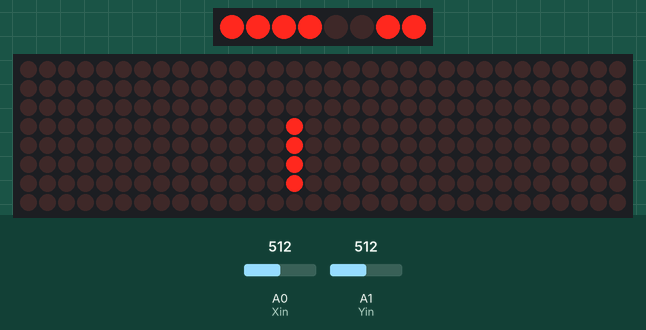
Bench run of a sketch on a simulated Arduino Uno, built with avr-gcc and run on an emulated ATmega328P. Shown: 8 port-expander outputs drawn as a row of LEDs (first output left, lit = HIGH), 32×8 LED matrix. Wiring (inferred from the names in the program): PCF8574 port expander at I2C address 0x3E. Wiring (inferred from the signals the program sends): row of LEDs: on Q0, Q1, Q2, Q3, Q4, Q5, Q6, Q7. The inputs (shaded band) are chosen by the test bench; at power-on: A0 (Xin) = 512, A1 (Yin) = 512. Random numbers use the default seed unless the sketch sets one.

Above: at 4.4 s.
4.5 s: A0 (Xin) set to 534
7.5 s: A0 (Xin) set to 562
At 8.3 s:
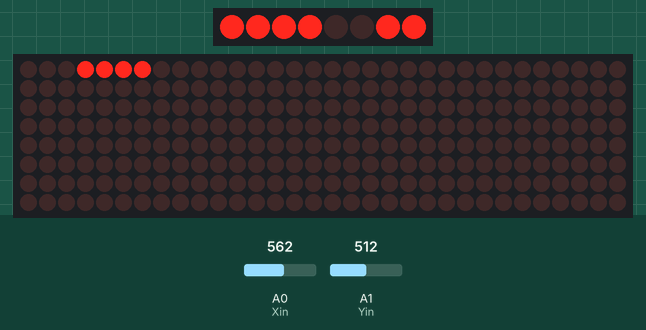
9.0 s: A1 (Yin) set to 560
At 9.51 s:
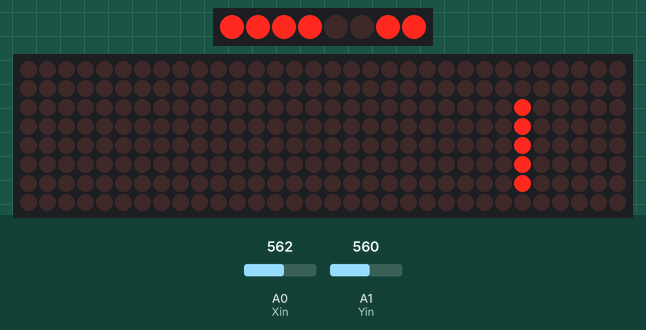
10.5 s: A1 (Yin) set to 540
At 10.78 s:
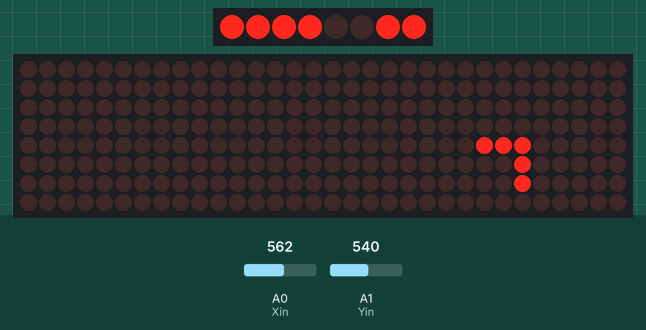
12.0 s: A1 (Yin) set to 440
At 12.86 s:
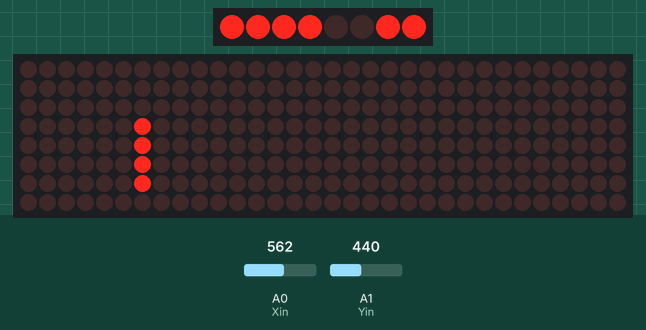
13.6 s: A1 (Yin) set to 461
At 14.2 s:
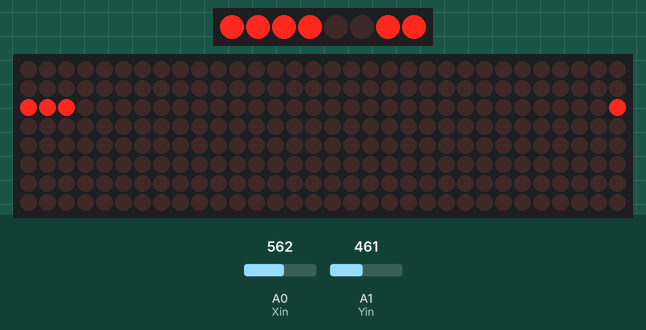
Timing chart, 0 to 16.6 s (numbered marks = the images above; inputs shaded):
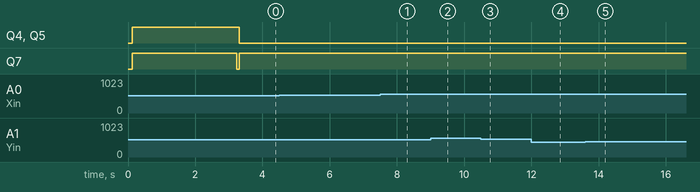

The sketch:

snake.ino
```cpp
//LIBRERÍAS-----------------------------------------------------------------------
#include <MD_MAX72xx.h>
#include <SPI.h>
#include <Wire.h>

//CONSTANTES----------------------------------------------------------------------
//LCD-------------------------------
#define LCD_I2C_ADDR        0x3E

#define LCD_MODE_COMMAND    0x00
#define LCD_MODE_DATA       0x40

#define LCD_CLEARDISPLAY    0x01
#define LCD_RETURNHOME      0x02
#define LCD_ENTRYMODESET    0x04
#define LCD_DISPLAYCONTROL  0x08
#define LCD_CURSORSHIFT     0x10
#define LCD_FUNCTIONSET     0x20
#define LCD_SETCGRAMADDR    0x40
#define LCD_SETDDRAMADDR    0x80

#define LCD_8BITMODE        0x10
#define LCD_4BITMODE        0x00
#define LCD_2LINE           0x08
#define LCD_1LINE           0x00
#define LCD_5x10DOTS        0x04
#define LCD_5x8DOTS         0x00

#define LCD_DISPLAYON       0x04
#define LCD_DISPLAYOFF      0x00
#define LCD_CURSORON        0x02
#define LCD_CURSOROFF       0x00
#define LCD_BLINKON         0x01
#define LCD_BLINKOFF        0x00

#define LCD_ENTRYRIGHT      0x00
#define LCD_ENTRYLEFT       0x02
#define LCD_ENTRYSHIFTINC   0x01
#define LCD_ENTRYSHIFTDEC   0x00

//Pines-------------------------------
#define CLK_PIN   13  // or SCK
#define DATA_PIN  11  // or MOSI
#define CS_PIN    10  // or SS

const int Xin= A0; // X Input Pin -- pin analógico 0
const int Yin = A1; // Y Input Pin -- pin analógico 1

//Matriz de LEDs----------------------
#define HARDWARE_TYPE MD_MAX72XX::FC16_HW
#define MAX_DEVICES 4 //nº de matrices de led
MD_MAX72XX mx = MD_MAX72XX(HARDWARE_TYPE, DATA_PIN, CLK_PIN, CS_PIN, MAX_DEVICES);

//Scrolling parameters----------------
#define CHAR_SPACING  1 // pixels between characters
bool termina=false;

//Global message buffers shared by Serial and Scrolling functions
#define BUF_SIZE  75
uint8_t mensaje[BUF_SIZE] = { "SNAKE            " };
uint16_t  scrollDelay = 50;  // in milliseconds

//Juego-------------------------------
const short longInicial = 4;

//Constantes de direccion
const short arriba = 1;
const short abajo = 3;
const short derecha = 2;
const short izquierda = 4;

int matriz[8][32] = {}; //matriz que guarda los leds encendidos de la placa

//VARIABLES-----------------------------------------------------------------------
int xVal, yVal; //valores del joystick
bool gameOver = false;
int puntos = 0;
String texto;
String pt = "";

//Constructor
struct Punto{
  int fil = 0;
  int col = 0;
  Punto(int fil=0, int col=0): fil(fil), col(col){}
};

//Serpiente---------------------------
struct Punto snake; //crea la serpiente
int longitud = longInicial; //longitud
int direccion = 3; //dirección inicial -- derecha

//Comida
struct Punto manzana(-1, -1); //creamos la manzana pero la ponemos fuera del tablero

//FUNCIONES-----------------------------------------------------------------------
//Joystick----------------------------
int joystickReadX(){
  return analogRead(Xin);
}

int joystickReadY(){
  return analogRead(Yin);
}

//LCD---------------------------------
void lcdSend(unsigned char value, unsigned char mode){
  Wire.beginTransmission(LCD_I2C_ADDR);
  Wire.write(mode);
  Wire.write(value);
  Wire.endTransmission();
  delayMicroseconds(50);
}

void lcdSetup(){
  Wire.begin();
  delay(50);

  lcdSend(LCD_FUNCTIONSET | LCD_8BITMODE | LCD_2LINE | LCD_5x8DOTS, LCD_MODE_COMMAND);
  lcdSend(LCD_DISPLAYCONTROL | LCD_DISPLAYON | LCD_CURSOROFF | LCD_BLINKOFF, LCD_MODE_COMMAND);
  lcdSend(LCD_CLEARDISPLAY, LCD_MODE_COMMAND);
  delayMicroseconds(2000);
  lcdSend(LCD_ENTRYMODESET | LCD_ENTRYLEFT | LCD_ENTRYSHIFTDEC, LCD_MODE_COMMAND);
}

void lcdClear(){
  lcdSend(LCD_CLEARDISPLAY, LCD_MODE_COMMAND);
  delayMicroseconds(2000);
}

void lcdSetCursor(int x, int y){
  unsigned char value = 0;

  if (y>0){
    value = 0x40;
  }
  value += x;

  lcdSend(LCD_SETDDRAMADDR | value, LCD_MODE_COMMAND);
}

void lcdPrint(const char *str){
  while (*str != 0){
    lcdSend(*str, LCD_MODE_DATA);
    str++;
  }
}

//Juego-------------------------------
void joystickDirection(){
  int previousDir = direccion;
  long tiempo = millis();
  xVal = joystickReadX();
  yVal = joystickReadY();

  if (xVal > 550){
    direccion = derecha;
  }

  if (xVal < 450){
    direccion = izquierda;
  }

  if (yVal > 550){
    direccion = arriba;
  }

  if (yVal < 450){
    direccion = abajo;
  }

  //ignora los cambios de dirección de 180 grados
  if (previousDir == direccion-2 || previousDir == direccion+2){
    direccion = previousDir;
  }


}

void movimiento(){
  switch(direccion){
    case arriba:
      snake.fil--;
      limites();
      mx.setPoint(snake.fil, snake.col, true);
      break;
    case abajo:
      snake.fil++;
      limites();
      mx.setPoint(snake.fil, snake.col, true);
      break;
    case derecha:
      snake.col++;
      limites();
      mx.setPoint(snake.fil, snake.col, true);
      break;
    case izquierda:
      snake.col--;
      limites();
      mx.setPoint(snake.fil, snake.col, true);
      break;
    default:
      return;
  }

  //si te chocas con la serpiente mueres
  if (matriz[snake.fil][snake.col] > 0){
    Serial.println("chocó");
    reinicio();
    return;
  }

  matriz[snake.fil][snake.col] = longitud + 1;

  //enciende y apaga los LEDS segun se mueve la serpiente
  for (int fil=0; fil<8;fil++){
    for (int col=0; col<32; col++){
      if (matriz[fil][col] > 0){
        matriz[fil][col]--;
      }
      if (matriz[fil][col] == 0){
        mx.setPoint(fil, col, false);
      }else{
        mx.setPoint(fil, col, true);
      }

    }
  }
}

void limites(){
  if(snake.col<0){
    snake.col += 32;
  }
  if(snake.col>31){
    snake.col -=32;
  }
  if(snake.fil<0){
    snake.fil +=8;
  }
  if(snake.fil>7){
    snake.fil -=8;
  }
}

void manzanas(){
  if (manzana.fil == -1 || manzana.col == -1){ //si no hay manzana en el tablero
    do{
      manzana.fil = random(8);
      manzana.col = random(32);
    }while(matriz[manzana.fil][manzana.col] > 0);//para que no genere la manzana encima de la serpiente
  }
  mx.setPoint(manzana.fil, manzana.col, true); //enciende el LED donde se ha generado la comida
}

void comer(){
  if (snake.fil == manzana.fil && snake.col == manzana.col){
    //resetea la comida
    manzana.fil = -1;
    manzana.col = -1;

    longitud++; //aumenta la longitud de la serpiente
    puntos++; //suma 1 punto

    //recorre la matriz de leds
    for (int fil=0;fil<8;fil++){
      for (int col=0;col<32;col++){
        //si un led está encendido, incrementa su valor a 2
        //así cuando se ejecute la función de movimiento se pondrá a 1 y quedará encendido
        if(matriz[fil][col]>0){
          matriz[fil][col]++;
        }
      }
    }
  }
}

void puntuacion(){
  pt = String(puntos);
  texto = "Puntuacion: " + pt;
  lcdSetCursor(0,0);
  lcdPrint(texto.c_str());
}

void inicio(){
  lcdClear();
  lcdSetCursor(0,0);
  lcdPrint("Bienvenid@! :D");

  strcpy(mensaje, "SNAKE            ");
  do{
    scrollText();
  }while(termina==false);


  lcdClear();
  lcdSetCursor(0,0);
}

void reinicio(){
  //reinicia el juego
  puntos = 0;
  longitud = longInicial;
  termina = false;

  for (int fil=0;fil<8;fil++){
    for (int col=0;col<32;col++){
      matriz[fil][col] = 0;
    }
  }
  delay(500);
  mx.clear();

  lcdSetCursor(0,0);
  lcdPrint("HAS PERDIDO :(");

  strcpy(mensaje, "GAME OVER           ");
  do{
    scrollText();
  }while(termina==false);

  delay(2000);
  lcdClear();

  snake.fil = random(8);
  snake.col = random(32);
  manzana.fil = -1;
  manzana.col = -1;
	termina = false;

  inicio();

}

//Animaciones-------------------------
uint8_t scrollDataSource(uint8_t dev, MD_MAX72XX::transformType_t t){
  // Callback function for data that is required for scrolling into the display

  static uint8_t* p = mensaje;
  static enum {LOAD_CHAR, SHOW_CHAR, BETWEEN_CHAR } state = LOAD_CHAR;
  static uint8_t  curLen, showLen;
  static uint8_t  cBuf[15];
  uint8_t colData = 0;    // blank column is the default

  // finite state machine to control what we do on the callback
  switch(state)
  {
    case LOAD_CHAR: // Load the next character from the font table
      showLen = mx.getChar(*p++, sizeof(cBuf)/sizeof(cBuf[0]), cBuf);
      curLen = 0;
      state = SHOW_CHAR;

      // if we reached end of message, opportunity to load the next
      if (*p == '\0')
      {
        p = mensaje;     // reset the pointer to start of message
        termina=true;
      }
      // !! deliberately fall through to next state to start displaying

    case SHOW_CHAR: // display the next part of the character
      colData = cBuf[curLen++];
      if (curLen == showLen)
      {
        showLen = CHAR_SPACING;
        curLen = 0;
        state = BETWEEN_CHAR;
      }
      break;

    case BETWEEN_CHAR: // display inter-character spacing (blank columns)
      colData = 0;
      curLen++;
      if (curLen == showLen)
        state = LOAD_CHAR;
      break;

    default:
      state = LOAD_CHAR;
  }

  return(colData);
}

void scrollText(void){
  static uint32_t	prevTime = 0;

  // Is it time to scroll the text?
  if (millis()-prevTime >= scrollDelay)
  {
    mx.transform(MD_MAX72XX::TSL);  // scroll along - the callback will load all the data
    prevTime = millis();      // starting point for next time
  }
}

//PROGRAMA------------------------------------------------------------------------
void setup() {
  // put your setup code here, to run once:
  lcdSetup();
  lcdSetCursor(0,0);

  mx.begin();
  mx.control(MD_MAX72XX::INTENSITY, 2);
  mx.control(MD_MAX72XX::UPDATE, MD_MAX72XX::ON);
  mx.clear();
  mx.control(MD_MAX72XX::UPDATE, MD_MAX72XX::ON);

  snake.fil = random(8);
  snake.col = random(32);

  Serial.begin(115200);

	mx.setShiftDataInCallback(scrollDataSource);
  inicio();

}

void loop() {
  // put your main code here, to run repeatedly:
  joystickDirection();
  manzanas();
  movimiento();
  comer();
  puntuacion();
}
```
